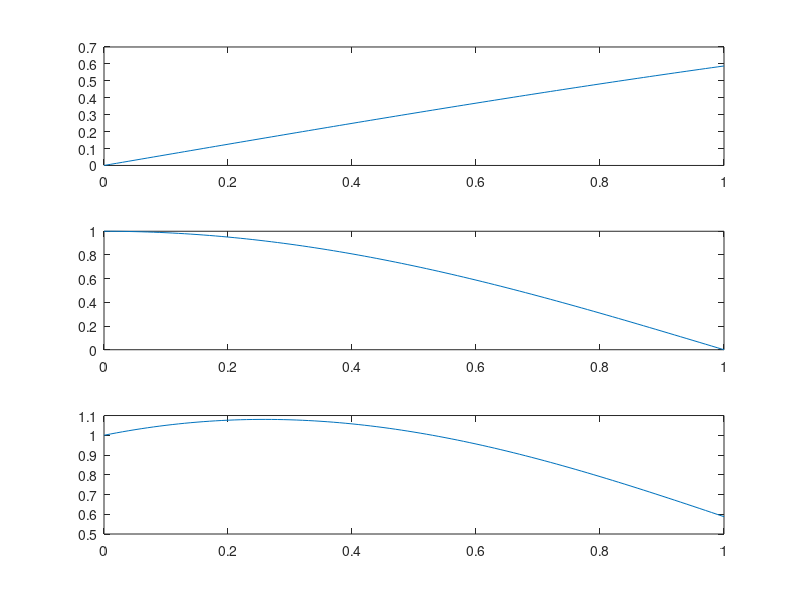

The MATLAB source for this figure:
t=0:0.01:1
x=sin(0.2*pi*t)
y=cos(0.5*pi*t)
z=x+y
subplot(3,1,1)
plot(t,x)
subplot(3,1,2)
plot(t,y)
subplot(3,1,3)
plot(t,z)

